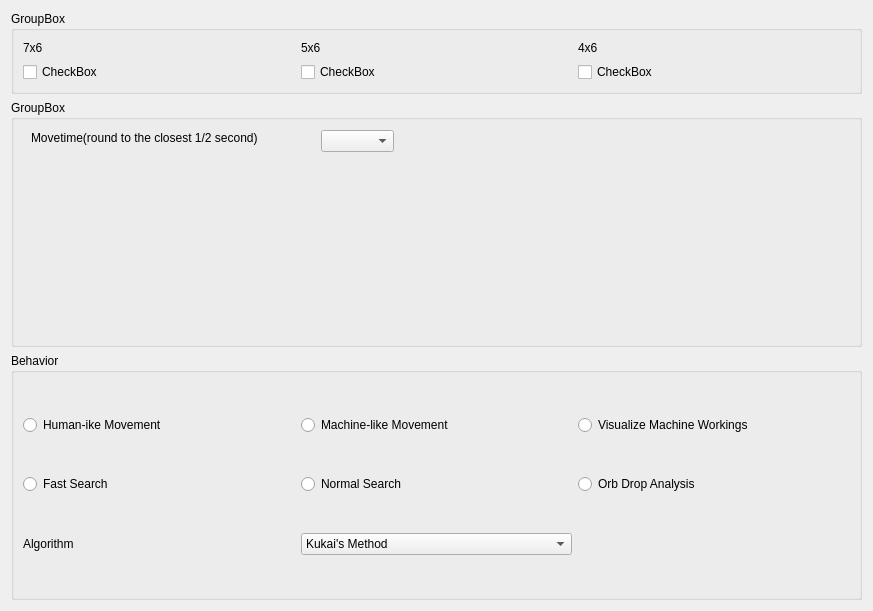
              <widget class="QWidget" name="scrollAreaWidgetContents_6">
               <property name="geometry">
                <rect>
                 <x>0</x>
                 <y>0</y>
                 <width>873</width>
                 <height>611</height>
                </rect>
               </property>
               <layout class="QGridLayout" name="gridLayout_54">
                <item row="0" column="0">
                 <widget class="QGroupBox" name="groupBox">
                  <property name="maximumSize">
                   <size>
                    <width>16777215</width>
                    <height>83</height>
                   </size>
                  </property>
                  <property name="title">
                   <string>GroupBox</string>
                  </property>
                  <layout class="QGridLayout" name="gridLayout_59">
                   <item row="0" column="0">
                    <widget class="QLabel" name="label">
                     <property name="text">
                      <string>7x6</string>
                     </property>
                    </widget>
                   </item>
                   <item row="0" column="1">
                    <widget class="QLabel" name="label_27">
                     <property name="text">
                      <string>5x6</string>
                     </property>
                    </widget>
                   </item>
                   <item row="0" column="2">
                    <widget class="QLabel" name="label_28">
                     <property name="text">
                      <string>4x6</string>
                     </property>
                    </widget>
                   </item>
                   <item row="1" column="0">
                    <widget class="QCheckBox" name="checkBox_10">
                     <property name="text">
                      <string>CheckBox</string>
                     </property>
                    </widget>
                   </item>
                   <item row="1" column="1">
                    <widget class="QCheckBox" name="checkBox_11">
                     <property name="text">
                      <string>CheckBox</string>
                     </property>
                    </widget>
                   </item>
                   <item row="1" column="2">
                    <widget class="QCheckBox" name="checkBox_12">
                     <property name="text">
                      <string>CheckBox</string>
                     </property>
                    </widget>
                   </item>
                  </layout>
                 </widget>
                </item>
                <item row="1" column="0">
                 <widget class="QGroupBox" name="groupBox_7">
                  <property name="title">
                   <string>GroupBox</string>
                  </property>
                  <widget class="QLabel" name="label_29">
                   <property name="geometry">
                    <rect>
                     <x>20</x>
                     <y>30</y>
                     <width>261</width>
                     <height>16</height>
                    </rect>
                   </property>
                   <property name="text">
                    <string>Movetime(round to the closest 1/2 second)</string>
                   </property>
                  </widget>
                  <widget class="QComboBox" name="comboBox_54">
                   <property name="geometry">
                    <rect>
                     <x>310</x>
                     <y>30</y>
                     <width>73</width>
                     <height>22</height>
                    </rect>
                   </property>
                  </widget>
                 </widget>
                </item>
                <item row="2" column="0">
                 <widget class="QGroupBox" name="groupBox_27">
                  <property name="title">
                   <string>Behavior</string>
                  </property>
                  <layout class="QGridLayout" name="gridLayout_53">
                   <item row="0" column="0">
                    <widget class="QRadioButton" name="radioButton_8">
                     <property name="text">
                      <string>Human-ike Movement</string>
                     </property>
                    </widget>
                   </item>
                   <item row="0" column="1">
                    <widget class="QRadioButton" name="radioButton_9">
                     <property name="text">
                      <string>Machine-like Movement</string>
                     </property>
                    </widget>
                   </item>
                   <item row="0" column="2">
                    <widget class="QRadioButton" name="radioButton_12">
                     <property name="text">
                      <string>Visualize Machine Workings</string>
                     </property>
                    </widget>
                   </item>
                   <item row="1" column="0">
                    <widget class="QRadioButton" name="radioButton_10">
                     <property name="text">
                      <string>Fast Search</string>
                     </property>
                    </widget>
                   </item>
                   <item row="1" column="1">
                    <widget class="QRadioButton" name="radioButton_11">
                     <property name="text">
                      <string>Normal Search</string>
                     </property>
                    </widget>
                   </item>
                   <item row="2" column="0">
                    <widget class="QLabel" name="label_86">
                     <property name="text">
                      <string>Algorithm</string>
                     </property>
                    </widget>
                   </item>
                   <item row="2" column="1">
                    <widget class="QComboBox" name="comboBox_143">
                     <item>
                      <property name="text">
                       <string>Kukai's Method</string>
                      </property>
                     </item>
                     <item>
                      <property name="text">
                       <string>Machine Learning</string>
                      </property>
                     </item>
                     <item>
                      <property name="text">
                       <string>Beam Search</string>
                      </property>
                     </item>
                    </widget>
                   </item>
                   <item row="1" column="2">
                    <widget class="QRadioButton" name="radioButton_13">
                     <property name="text">
                      <string>Orb Drop Analysis</string>
                     </property>
                    </widget>
                   </item>
                  </layout>
                 </widget>
                </item>
               </layout>
              </widget>
